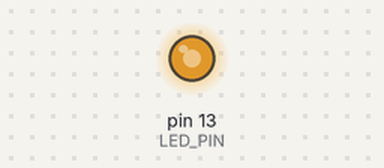
A sketch run on a simulated Arduino Mega 2560, built with avr-gcc and run on an emulated ATmega2560. Shown: output pins drawn as LEDs (lit = HIGH).

Above: at 36.5 s.
Timing chart, 0 to 40.0 s (numbered marks = the images above):
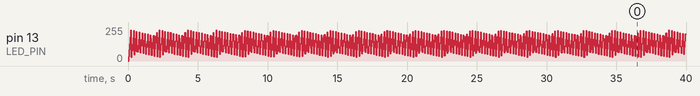

The sketch:

pwm_2ms.ino
```cpp
/*
2ms cycle, 0~100 Range PWM
Count Cycle:20us
*/

#define LED_PIN 7
int bright=0, lightState=0, lightFlag=1;

void setup() {
  // put your setup code here, to run once:

  DDRB|=1<<LED_PIN;
  PORTB=(1<<LED_PIN);

  noInterrupts();
  TIMSK2=0X00;// overflow
  TCCR2B=0X00;// 64
  TCCR2A=0X00;// 64
  TCNT2=0;

  TIMSK2=0X01;// overflow
  TCCR2B=0X04;// 64
  TCNT2=251;


  interrupts();
}

void loop() {
  // put your main code here, to run repeatedly:
  if(bright>100)
  {
    bright=0;
    PORTB|= 1<<LED_PIN;
    lightState+=1;
    lightFlag=1;

    if(lightState>100)
    {
      lightState=0;
    }
  }

  if(lightFlag==1 && lightState<bright)
  {
    lightFlag=0;
    PORTB&= ~(1<<LED_PIN);
  }
}

ISR(TIMER2_OVF_vect)
{
  TCNT2=251;
  bright++;
}
```
